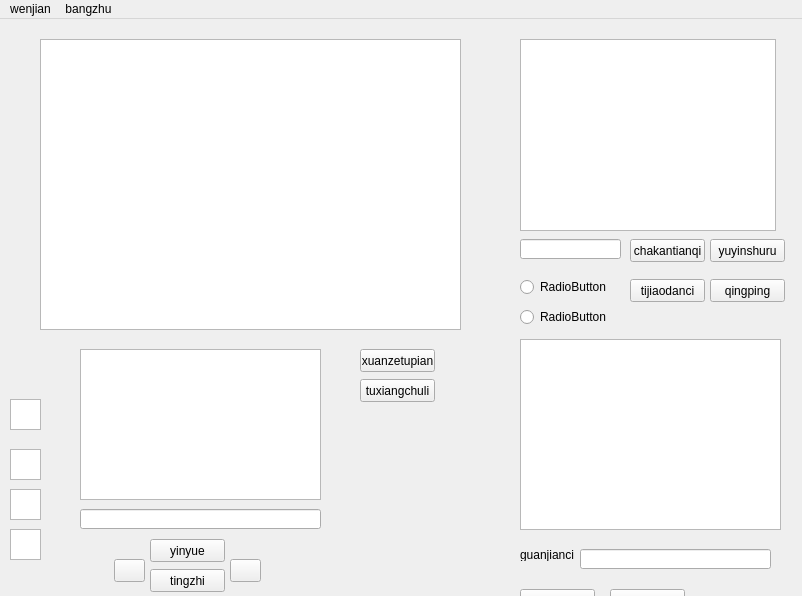
<?xml version="1.0" encoding="UTF-8"?>
<ui version="4.0">
 <class>MainWindow</class>
 <widget class="QMainWindow" name="MainWindow">
  <property name="geometry">
   <rect>
    <x>0</x>
    <y>0</y>
    <width>802</width>
    <height>596</height>
   </rect>
  </property>
  <property name="windowTitle">
   <string>MainWindow</string>
  </property>
  <property name="styleSheet">
   <string notr="true"/>
  </property>
  <widget class="QWidget" name="centralWidget">
   <widget class="QTextBrowser" name="textBrowser">
    <property name="geometry">
     <rect>
      <x>520</x>
      <y>20</y>
      <width>256</width>
      <height>192</height>
     </rect>
    </property>
    <property name="styleSheet">
     <string notr="true">border-image: url(:/pic/2013081311212946468.jpg);</string>
    </property>
   </widget>
   <widget class="QPushButton" name="pushButton">
    <property name="geometry">
     <rect>
      <x>630</x>
      <y>220</y>
      <width>75</width>
      <height>23</height>
     </rect>
    </property>
    <property name="text">
     <string>chakantianqi</string>
    </property>
   </widget>
   <widget class="QPushButton" name="pushButton_2">
    <property name="geometry">
     <rect>
      <x>710</x>
      <y>220</y>
      <width>75</width>
      <height>23</height>
     </rect>
    </property>
    <property name="text">
     <string>yuyinshuru</string>
    </property>
   </widget>
   <widget class="QLineEdit" name="lineEdit">
    <property name="geometry">
     <rect>
      <x>520</x>
      <y>220</y>
      <width>101</width>
      <height>20</height>
     </rect>
    </property>
   </widget>
   <widget class="QRadioButton" name="radioButton">
    <property name="geometry">
     <rect>
      <x>520</x>
      <y>260</y>
      <width>89</width>
      <height>16</height>
     </rect>
    </property>
    <property name="text">
     <string>RadioButton</string>
    </property>
   </widget>
   <widget class="QRadioButton" name="radioButton_2">
    <property name="geometry">
     <rect>
      <x>520</x>
      <y>290</y>
      <width>89</width>
      <height>16</height>
     </rect>
    </property>
    <property name="text">
     <string>RadioButton</string>
    </property>
   </widget>
   <widget class="QPushButton" name="pushButton_3">
    <property name="geometry">
     <rect>
      <x>630</x>
      <y>260</y>
      <width>75</width>
      <height>23</height>
     </rect>
    </property>
    <property name="text">
     <string>tijiaodanci</string>
    </property>
   </widget>
   <widget class="QPushButton" name="pushButton_4">
    <property name="geometry">
     <rect>
      <x>710</x>
      <y>260</y>
      <width>75</width>
      <height>23</height>
     </rect>
    </property>
    <property name="text">
     <string>qingping</string>
    </property>
   </widget>
   <widget class="QGraphicsView" name="graphicsView_2">
    <property name="geometry">
     <rect>
      <x>10</x>
      <y>510</y>
      <width>31</width>
      <height>31</height>
     </rect>
    </property>
    <property name="styleSheet">
     <string notr="true">border-image: url(:/pic/tx.png);</string>
    </property>
   </widget>
   <widget class="QGraphicsView" name="graphicsView_3">
    <property name="geometry">
     <rect>
      <x>10</x>
      <y>380</y>
      <width>31</width>
      <height>31</height>
     </rect>
    </property>
    <property name="styleSheet">
     <string notr="true">border-image: url(:/pic/baidu.png);</string>
    </property>
   </widget>
   <widget class="QGraphicsView" name="graphicsView_4">
    <property name="geometry">
     <rect>
      <x>10</x>
      <y>430</y>
      <width>31</width>
      <height>31</height>
     </rect>
    </property>
    <property name="styleSheet">
     <string notr="true">border-image: url(:/pic/tb1.png);</string>
    </property>
   </widget>
   <widget class="QGraphicsView" name="graphicsView_5">
    <property name="geometry">
     <rect>
      <x>10</x>
      <y>470</y>
      <width>31</width>
      <height>31</height>
     </rect>
    </property>
    <property name="styleSheet">
     <string notr="true">border-image: url(:/pic/11.png);</string>
    </property>
   </widget>
   <widget class="QPushButton" name="pushButton_5">
    <property name="geometry">
     <rect>
      <x>360</x>
      <y>330</y>
      <width>75</width>
      <height>23</height>
     </rect>
    </property>
    <property name="text">
     <string>xuanzetupian</string>
    </property>
   </widget>
   <widget class="QTextBrowser" name="textBrowser_2">
    <property name="geometry">
     <rect>
      <x>40</x>
      <y>20</y>
      <width>421</width>
      <height>291</height>
     </rect>
    </property>
    <property name="styleSheet">
     <string notr="true"/>
    </property>
   </widget>
   <widget class="QPushButton" name="pushButton_6">
    <property name="geometry">
     <rect>
      <x>360</x>
      <y>360</y>
      <width>75</width>
      <height>23</height>
     </rect>
    </property>
    <property name="text">
     <string>tuxiangchuli</string>
    </property>
   </widget>
   <widget class="QPushButton" name="pushButton_7">
    <property name="geometry">
     <rect>
      <x>150</x>
      <y>520</y>
      <width>75</width>
      <height>23</height>
     </rect>
    </property>
    <property name="text">
     <string>yinyue</string>
    </property>
   </widget>
   <widget class="QPushButton" name="pushButton_8">
    <property name="geometry">
     <rect>
      <x>150</x>
      <y>550</y>
      <width>75</width>
      <height>23</height>
     </rect>
    </property>
    <property name="styleSheet">
     <string notr="true">border-image: url(:/pic/tz.png);</string>
    </property>
    <property name="text">
     <string>tingzhi</string>
    </property>
   </widget>
   <widget class="QPushButton" name="pushButton_9">
    <property name="geometry">
     <rect>
      <x>114</x>
      <y>540</y>
      <width>31</width>
      <height>23</height>
     </rect>
    </property>
    <property name="styleSheet">
     <string notr="true">border-image: url(:/pic/syq.png);</string>
    </property>
    <property name="text">
     <string/>
    </property>
   </widget>
   <widget class="QPushButton" name="pushButton_10">
    <property name="geometry">
     <rect>
      <x>230</x>
      <y>540</y>
      <width>31</width>
      <height>23</height>
     </rect>
    </property>
    <property name="styleSheet">
     <string notr="true">border-image: url(:/pic/xyq.jpg);</string>
    </property>
    <property name="text">
     <string/>
    </property>
   </widget>
   <widget class="QTextBrowser" name="textBrowser_3">
    <property name="geometry">
     <rect>
      <x>80</x>
      <y>330</y>
      <width>241</width>
      <height>151</height>
     </rect>
    </property>
    <property name="styleSheet">
     <string notr="true">border-image: url(:/pic/save.png);</string>
    </property>
   </widget>
   <widget class="QLineEdit" name="lineEdit_2">
    <property name="geometry">
     <rect>
      <x>80</x>
      <y>490</y>
      <width>241</width>
      <height>20</height>
     </rect>
    </property>
   </widget>
   <widget class="QLabel" name="label">
    <property name="geometry">
     <rect>
      <x>520</x>
      <y>530</y>
      <width>54</width>
      <height>12</height>
     </rect>
    </property>
    <property name="text">
     <string>guanjianci</string>
    </property>
   </widget>
   <widget class="QTextBrowser" name="textBrowser_4">
    <property name="geometry">
     <rect>
      <x>520</x>
      <y>320</y>
      <width>261</width>
      <height>191</height>
     </rect>
    </property>
    <property name="styleSheet">
     <string notr="true">border-image: url(:/pic/exl.png);</string>
    </property>
   </widget>
   <widget class="QLineEdit" name="lineEdit_3">
    <property name="geometry">
     <rect>
      <x>580</x>
      <y>530</y>
      <width>191</width>
      <height>20</height>
     </rect>
    </property>
   </widget>
   <widget class="QPushButton" name="pushButton_11">
    <property name="geometry">
     <rect>
      <x>610</x>
      <y>570</y>
      <width>75</width>
      <height>23</height>
     </rect>
    </property>
    <property name="styleSheet">
     <string notr="true"/>
    </property>
    <property name="text">
     <string>kaishicaozuo</string>
    </property>
   </widget>
   <widget class="QPushButton" name="pushButton_12">
    <property name="geometry">
     <rect>
      <x>520</x>
      <y>570</y>
      <width>75</width>
      <height>23</height>
     </rect>
    </property>
    <property name="text">
     <string>liulanwenjianjia</string>
    </property>
   </widget>
  </widget>
  <widget class="QMenuBar" name="menuBar">
   <property name="geometry">
    <rect>
     <x>0</x>
     <y>0</y>
     <width>802</width>
     <height>23</height>
    </rect>
   </property>
   <widget class="QMenu" name="menuWenjian">
    <property name="title">
     <string>wenjian</string>
    </property>
    <addaction name="actionDakaitupian"/>
    <addaction name="actionDakaiexcel"/>
   </widget>
   <widget class="QMenu" name="menuBangzhu">
    <property name="title">
     <string>bangzhu</string>
    </property>
    <addaction name="actionGuanyuruanjian"/>
   </widget>
   <addaction name="menuWenjian"/>
   <addaction name="menuBangzhu"/>
  </widget>
  <action name="actionDakaitupian">
   <property name="checkable">
    <bool>false</bool>
   </property>
   <property name="enabled">
    <bool>true</bool>
   </property>
   <property name="icon">
    <iconset resource="mysou.qrc">
     <normaloff>:/pic/wallpaper.png</normaloff>:/pic/wallpaper.png</iconset>
   </property>
   <property name="text">
    <string>dakaitupian</string>
   </property>
  </action>
  <action name="actionDakaiexcel">
   <property name="icon">
    <iconset resource="mysou.qrc">
     <normaloff>:/pic/adaptive_design.png</normaloff>:/pic/adaptive_design.png</iconset>
   </property>
   <property name="text">
    <string>dakaiexcel</string>
   </property>
  </action>
  <action name="actionGuanyuruanjian">
   <property name="icon">
    <iconset resource="mysou.qrc">
     <normaloff>:/pic/drill.png</normaloff>:/pic/drill.png</iconset>
   </property>
   <property name="text">
    <string>guanyuruanjian</string>
   </property>
  </action>
 </widget>
 <resources>
  <include location="mysou.qrc"/>
 </resources>
 <connections/>
</ui>
